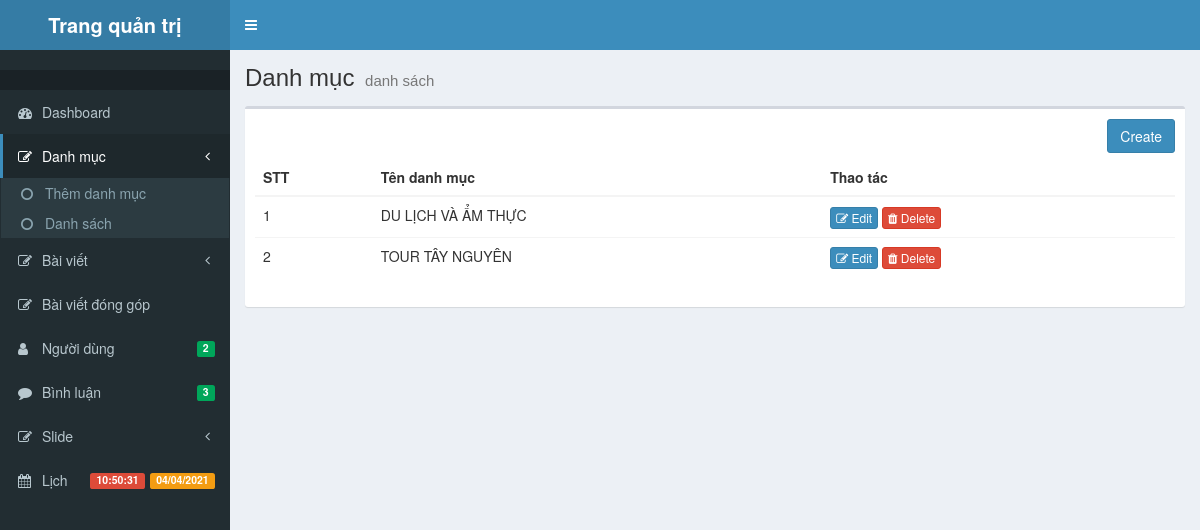
The page /admin/modules/category/index.php on the database its author committed.
### tables this page shows
CREATE TABLE `danh_muc` (
  `id` int(11) NOT NULL,
  `ten_danh_muc` varchar(255) NOT NULL,
  `created_at` timestamp NOT NULL DEFAULT CURRENT_TIMESTAMP ON UPDATE CURRENT_TIMESTAMP,
  `updated_at` timestamp NOT NULL DEFAULT '0000-00-00 00:00:00'
);

### libraries/function.php (called while the page is built, shortened)
<?php
    function base_url()
    {
        return $url = 'http://localhost:88/tintucdulich/';
    }
    function modules($url)
    {
        return base_url() . "admin/modules/" . $url;
    }
?>

### libraries/Database.php (called while the page is built, shortened)
<?php
class Database {
    protected $link;
    public function __construct() {
        $this->link = mysqli_connect("localhost", "root", "", "web_tintuc_dulich") or die("ket noi khong thanh cong");
        mysqli_set_charset($this->link, "utf8");
    }
    public function fetchAll($table) {
        $sql = "SELECT * FROM {$table} WHERE 1";
        $result = mysqli_query($this->link, $sql) or die("Lỗi Truy Vấn fetchAll " . mysqli_error($this->link));
        $data = [];
        if ($result) {
            while ($num = mysqli_fetch_assoc($result)) {
                $data[] = $num;
            }
        }
        return $data;
    }
}

### admin/autoload/autoload.php (called while the page is built, shortened)
<?php
    require_once __DIR__."/../../libraries/Database.php";
    require_once __DIR__."/../../libraries/function.php";
    $db = new Database();
?>

### admin/modules/category/index.php (the view, shortened to what this page needs)
<?php
include  "../../autoload/autoload.php" ?>
<?php include "../../layouts/head.php"?>
    <body class="hold-transition skin-blue sidebar-mini">
<div class="wrapper">
<?php include "../../layouts/header.php"?>
<?php include "../../layouts/sidebar.php"?>
    <div class="content-wrapper">
        <section class="content-header">
            <h1>
                Danh mục
                <small>danh sách</small>
            </h1>
        </section>
        <?php
            $cates = $db->fetchAll('danh_muc');
        ?>
        <section class="content">
            <div class="box">
                <div class="box-body">
                    <div class="table-responsive">
                        <a href="<?php echo modules('category') ?>/add.php" class="btn btn-primary pull-right">Create</a><br><br>
                        <table class="table table-hover">
                            <thead>
                            <tr>
                                <th>STT</th>
                                <th>Tên danh mục</th>
                                <th>Thao tác</th>
                            </tr>
                            </thead>
                            <tbody>
                            <?php $stt = 1; foreach ($cates as $item) : ?>
                            <tr>
                                <td><?= $stt ?></td>
                                <td><?= $item['ten_danh_muc'] ?></td>
                                <td>
                                    <a href="edit.php?id=<?= $item['id'] ?>" class="btn btn-primary btn-xs"><i class="fa fa-edit"></i> Edit</a>
                                    <a onclick="return confirm('Bạn chắc chắn xóa ?')" href="delete.php?id=<?= $item['id'] ?>" class="btn btn-danger btn-xs"><i class="fa fa-trash"></i> Delete</a>
                                </td>
                            </tr>
                            <?php $stt++; endforeach; ?>
                            </tbody>
                        </table>
                    </div>
                </div>
            </div>
        </section>
    </div>
<?php include "../../layouts/footer.php"?>

### rows shown on the page
danh_muc: ten_danh_muc "DU LỊCH VÀ ẨM THỰC"
danh_muc: ten_danh_muc "TOUR TÂY NGUYÊN"

### other values the page prints
$total "2"
$total "3"
